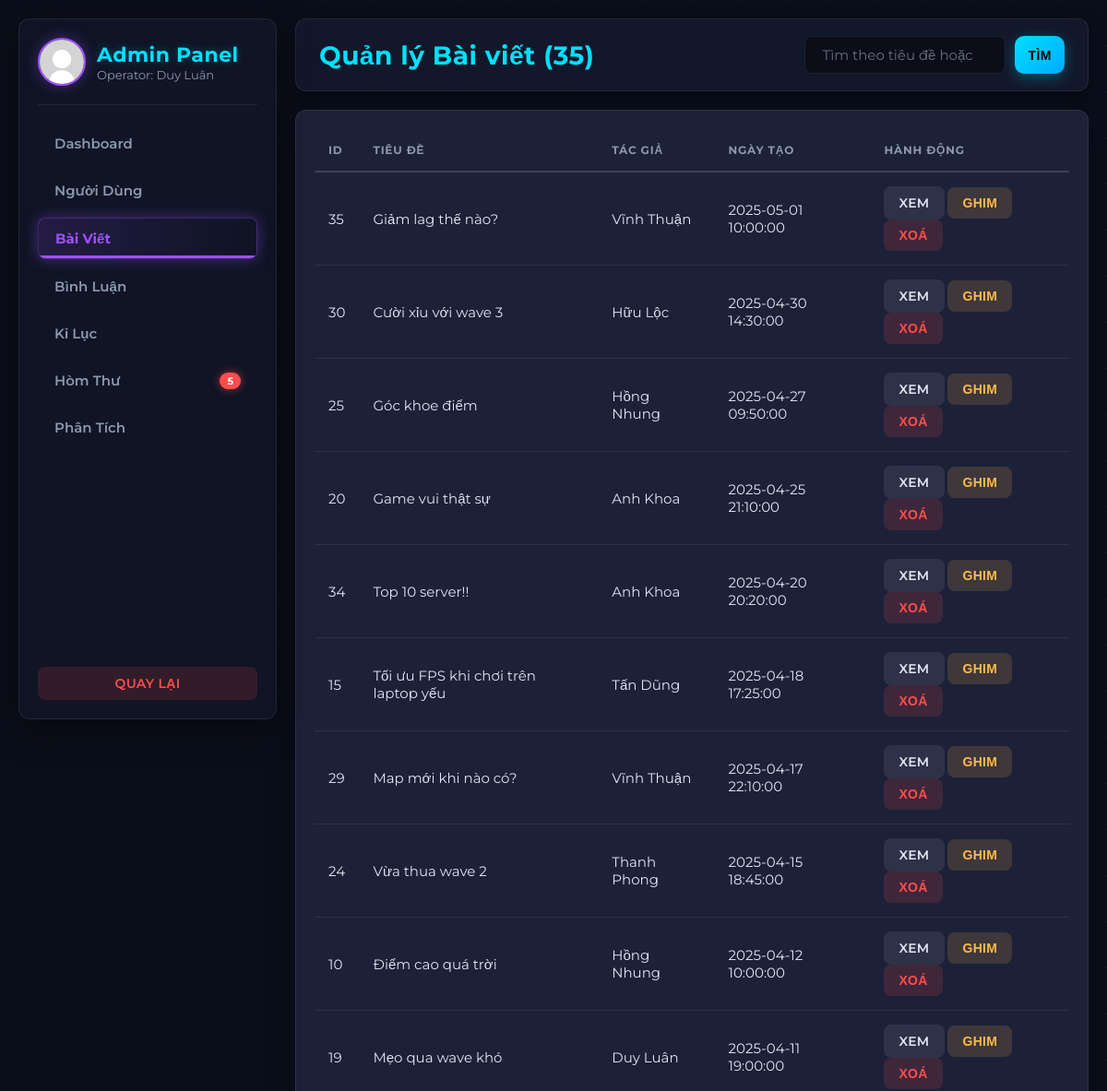
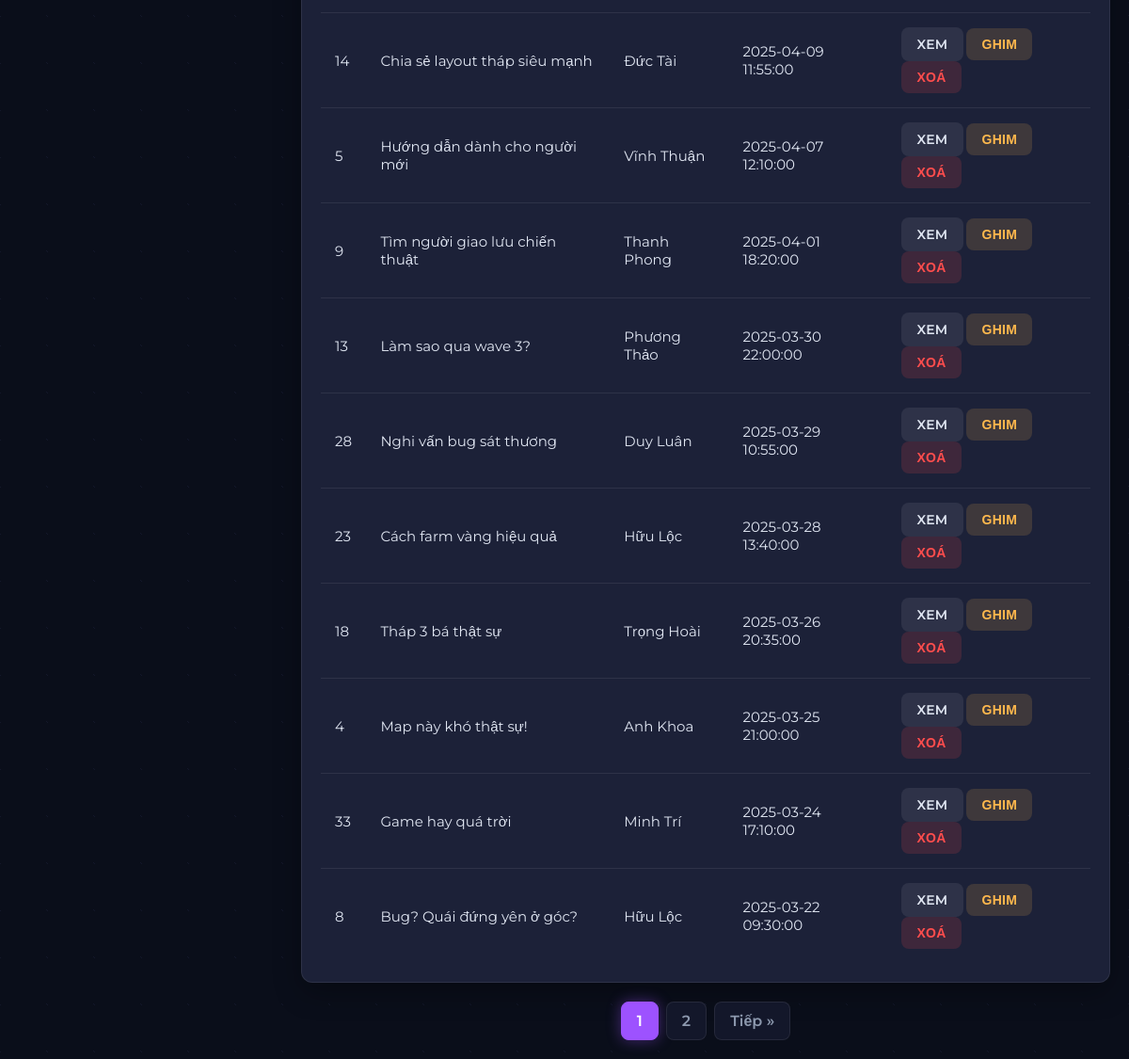
The app's page /admin/admin_posts.php (signed in) with its own data (2 pictures, top to bottom).
### tables this page shows
CREATE TABLE IF NOT EXISTS posts (
  id INT AUTO_INCREMENT PRIMARY KEY,
  user_id INT NOT NULL,
  title VARCHAR(200) NOT NULL,
  content TEXT,
  screenshot_url VARCHAR(255),
  featured TINYINT(1) NOT NULL DEFAULT 0,
  created_at TIMESTAMP DEFAULT CURRENT_TIMESTAMP,
  FOREIGN KEY (user_id) REFERENCES users(id) ON DELETE CASCADE
);

CREATE TABLE IF NOT EXISTS users (
  id INT AUTO_INCREMENT PRIMARY KEY,
  name VARCHAR(100),
  email VARCHAR(100) UNIQUE,
  password VARCHAR(255),
  avatar VARCHAR(255) DEFAULT 'uploads/avatar/default.png',
  secret_code VARCHAR(255) NOT NULL,
  bio VARCHAR(255) NULL DEFAULT NULL,
  created_at DATETIME DEFAULT CURRENT_TIMESTAMP,
  last_activity DATETIME NULL,
  role VARCHAR(20) NOT NULL DEFAULT 'user',
  last_login DATETIME NULL,
  is_locked TINYINT(1) NOT NULL DEFAULT 0
);

### admin/admin_posts.php (the view, shortened to what this page needs)
<?php
require_once __DIR__ . '/admin_header.php';
$limit = 20;
$page = max(1, intval($_GET['page'] ?? 1));
$offset = ($page - 1) * $limit;
$search = trim($_GET['search'] ?? '');
$whereSql = "";
$sqlCount = "SELECT COUNT(*)
             FROM posts p
             LEFT JOIN users u ON u.id = p.user_id
             $whereSql";
$stmt = $conn->prepare($sqlCount);
$stmt->execute();
$stmt->bind_result($total);
$totalPages = max(1, ceil($total / $limit));
$sql = "SELECT p.id, p.title, p.user_id, p.created_at, p.featured, u.name
        FROM posts p
        LEFT JOIN users u ON u.id = p.user_id
        $whereSql
        ORDER BY p.featured DESC, p.created_at DESC
        LIMIT $limit OFFSET $offset";
$stmt = $conn->prepare($sql);
$stmt->execute();
$res = $stmt->get_result();
?>
<div class="header">
    <h1 style="margin:0">Quản lý Bài viết (<?= $total ?>)</h1>
    <form class="searchbar" method="get" style="margin:0;">
        <input type="search" name="search" placeholder="Tìm theo tiêu đề hoặc tác giả..."
               value="<?= htmlspecialchars($search) ?>">
        <button type="submit" class="btn-neutral" style="border-radius:10px; padding: 10px 14px; border:0; cursor:pointer;">Tìm</button>
    </form>
</div>
<section class="table-wrap">
    <table class="table">
        <thead>
            <tr>
                <th>ID</th>
                <th>Tiêu đề</th>
                <th>Tác giả</th>
                <th>Ngày tạo</th>
                <th>Hành động</th>
            </tr>
        </thead>
        <tbody>
            <?php if ($res->num_rows > 0): ?>
                <?php while ($r = $res->fetch_assoc()): ?>
                <tr <?php if ($r['featured'] == 1) echo 'style="background: rgba(245, 158, 11, 0.1);"';  ?> >
                    <td><?= htmlspecialchars($r['id']) ?></td>
                    <td>
                        <?= htmlspecialchars($r['title']) ?>
                    </td>
                    <td><?= htmlspecialchars($r['name']) ?></td>
                    <td style="color:var(--muted)"><?= htmlspecialchars($r['created_at']) ?></td>
                    <td>
                        <form method="post" style="display:inline">
                            <a class="btn-neutral" name="action" href="../forum_view.php?id=<?= urlencode($r['id']) ?>">
                                XEM
                            </a>
                            <?php if ($r['featured'] == 0): ?>
                                <button class="btn-warning" name="action" value="feature" title="Ghim lên đầu trang">GHIM</button>
                            <?php else: ?>
                                <button class="btn-neutral" name="action" value="unfeature" title="Bỏ ghim">BỎ GHIM</button>
                            <?php endif; ?>
                            <button class="btn-danger" name="action" value="delete" onclick="return confirm('Xác nhận xoá bài viết này?')" >Xoá</button>
                        </form>
                    </td>
                </tr>
                <?php endwhile; ?>
            <?php endif; ?>
        </tbody>
    </table>
</section>
<div class="pagination">
    <?php for ($i = 1; $i <= $totalPages; $i++): ?>
        <?php if ($i == $page): ?>
            <span class="current"><?= $i ?></span>
        <?php else: ?>
            <a href="?page=<?= $i ?>&search=<?= urlencode($search) ?>"><?= $i ?></a>
        <?php endif; ?>
    <?php endfor; ?>
    <?php if ($page < $totalPages): ?>
        <a href="?page=<?= $page+1 ?>&search=<?= urlencode($search) ?>">Tiếp »</a>
    <?php endif; ?>
</div>
<?php
require_once __DIR__ . '/admin_footer.php';
?>

### admin/admin_header.php (style rules this page uses)
:root { --bg-body: #0a0e1a; --bg-panel: #13172a; --bg-card: #1c2138; --primary: #9d52ff; --primary-glow: rgba(157, 82, 255, 0.4); --secondary: #00e0ff; --secondary-glow: rgba(0, 224, 255, 0.3); --text-main: #e0e6f2; --text-muted: #8c98ad; --border-subtle: rgba(255, 255, 255, 0.08); --border-strong: rgba(255, 255, 255, 0.15); --danger: #ff4d4d; --warning: #ffb84d; --success: #4dff9c; --gap: 20px; --radius-soft: 8px; --radius-medium: 12px; }
* { box-sizing:border-box; }
body { margin:0; font-family: 'Montserrat', sans-serif; background-color: var(--bg-body); background-image: radial-gradient(circle at top left, var(--bg-panel) 1px, transparent 1px), radial-gradient(circle at bottom right, var(--bg-panel) 1px, transparent 1px), linear-gradient(rgba(10, 14, 26, 0.8), rgba(10, 14, 26, 0.8)); background-size: 50px 50px, 50px 50px, 100% 100%; color: var(--text-main); min-height: 100vh; }
h1, h2, h3 { font-weight: 700; letter-spacing: 0.5px; color: var(--text-main); }
.header { display:flex; justify-content:space-between; align-items:center; margin-bottom: var(--gap); background: var(--bg-panel); padding: 18px 25px; border-radius: var(--radius-medium); border: 1px solid var(--border-subtle); box-shadow: 0 5px 20px rgba(0,0,0,0.3); }
.header h1 { font-size: 28px; margin: 0; color: var(--secondary); }
.header form { display: flex; gap: 10px; }
.header input, .searchbar input, .search input { padding:10px 18px; border-radius: var(--radius-soft); border:1px solid var(--border-subtle); background: rgba(0,0,0,0.4); color: var(--text-main); outline: none; transition: border-color 0.3s, box-shadow 0.3s; font-family: 'Montserrat', sans-serif; font-size: 15px; }
.header input::placeholder { color: var(--text-muted); opacity: 0.7; }
.header button { background: linear-gradient(135deg, var(--secondary) 0%, #00aaff 100%); color: #000; border: none; padding: 10px 22px; border-radius: var(--radius-soft); cursor: pointer; font-weight: 700; text-transform: uppercase; letter-spacing: 0.5px; box-shadow: 0 4px 15px rgba(0, 224, 255, 0.3); transition: all 0.3s ease; }
.table-wrap { background: var(--bg-card); padding: var(--gap); border-radius: var(--radius-medium); border: 1px solid var(--border-subtle); box-shadow: 0 10px 30px rgba(0,0,0,0.3); }
.table { width:100%; border-collapse:collapse; color: var(--text-main); font-size:15px; }
.table th { text-align:left; padding:15px; color: var(--text-muted); text-transform: uppercase; font-size: 12px; letter-spacing: 0.8px; border-bottom: 2px solid var(--border-strong); }
.table td { padding:15px; border-bottom: 1px solid var(--border-subtle); vertical-align:middle; }
.table tr:last-child td { border-bottom: none; }
.actions button, .btn-danger, .btn-warning, .btn-neutral { border: 1px solid transparent; padding: 8px 15px; border-radius: var(--radius-soft); cursor:pointer; font-weight: 600; transition: all 0.2s ease-in-out; text-decoration: none; display: inline-block; font-size: 14px; text-transform: uppercase; letter-spacing: 0.3px; }
.btn-danger { background: rgba(255, 77, 77, 0.15); color: var(--danger); }
.btn-warning { background: rgba(255, 184, 77, 0.15); color: var(--warning); }
.btn-neutral { background: rgba(255,255,255,0.08); color: var(--text-main); }
.pagination { text-align: center; margin-top: var(--gap); display: flex; justify-content: center; gap: 8px; }
.pagination a, .pagination span { display: inline-block; padding: 10px 16px; border: 1px solid var(--border-subtle); color: var(--text-muted); text-decoration: none; background: var(--bg-panel); border-radius: var(--radius-soft); font-weight: 600; transition: all 0.2s; }
.pagination span.current { background: var(--primary); color: white; border-color: var(--primary); box-shadow: 0 0 15px var(--primary-glow); }

### records on screen
posts: id "35", title "Giảm lag thế nào?", user.name "Vĩnh Thuận", created_at "2025-05-01 10:00:00", featured "GHIM"
posts: id "30", title "Cười xỉu với wave 3", user.name "Hữu Lộc", created_at "2025-04-30 14:30:00", featured "GHIM"
posts: id "25", title "Góc khoe điểm", user.name "Hồng Nhung", created_at "2025-04-27 09:50:00", featured "GHIM"
posts: id "20", title "Game vui thật sự", user.name "Anh Khoa", created_at "2025-04-25 21:10:00", featured "GHIM"
posts: id "34", title "Top 10 server!!", user.name "Anh Khoa", created_at "2025-04-20 20:20:00", featured "GHIM"
posts: id "15", title "Tối ưu FPS khi chơi trên laptop yếu", user.name "Tấn Dũng", created_at "2025-04-18 17:25:00", featured "GHIM"
posts: id "29", title "Map mới khi nào có?", user.name "Vĩnh Thuận", created_at "2025-04-17 22:10:00", featured "GHIM"
posts: id "24", title "Vừa thua wave 2", user.name "Thanh Phong", created_at "2025-04-15 18:45:00", featured "GHIM"
posts: id "10", title "Điểm cao quá trời", user.name "Hồng Nhung", created_at "2025-04-12 10:00:00", featured "GHIM"
posts: id "19", title "Mẹo qua wave khó", user.name "Duy Luân", created_at "2025-04-11 19:00:00", featured "GHIM"
posts: id "14", title "Chia sẻ layout tháp siêu mạnh", user.name "Đức Tài", created_at "2025-04-09 11:55:00", featured "GHIM"
posts: id "5", title "Hướng dẫn dành cho người mới", user.name "Vĩnh Thuận", created_at "2025-04-07 12:10:00", featured "GHIM"
posts: id "9", title "Tìm người giao lưu chiến thuật", user.name "Thanh Phong", created_at "2025-04-01 18:20:00", featured "GHIM"
posts: id "13", title "Làm sao qua wave 3?", user.name "Phương Thảo", created_at "2025-03-30 22:00:00", featured "GHIM"
posts: id "28", title "Nghi vấn bug sát thương", user.name "Duy Luân", created_at "2025-03-29 10:55:00", featured "GHIM"
posts: id "23", title "Cách farm vàng hiệu quả", user.name "Hữu Lộc", created_at "2025-03-28 13:40:00", featured "GHIM"
posts: id "18", title "Tháp 3 bá thật sự", user.name "Trọng Hoài", created_at "2025-03-26 20:35:00", featured "GHIM"
posts: id "4", title "Map này khó thật sự!", user.name "Anh Khoa", created_at "2025-03-25 21:00:00", featured "GHIM"
posts: id "33", title "Game hay quá trời", user.name "Minh Trí", created_at "2025-03-24 17:10:00", featured "GHIM"
posts: id "8", title "Bug? Quái đứng yên ở góc?", user.name "Hữu Lộc", created_at "2025-03-22 09:30:00", featured "GHIM"

### other values on screen
$_SESSION['user']['name'] "Duy Luân"
$unreadCount "5"
$total "35"
